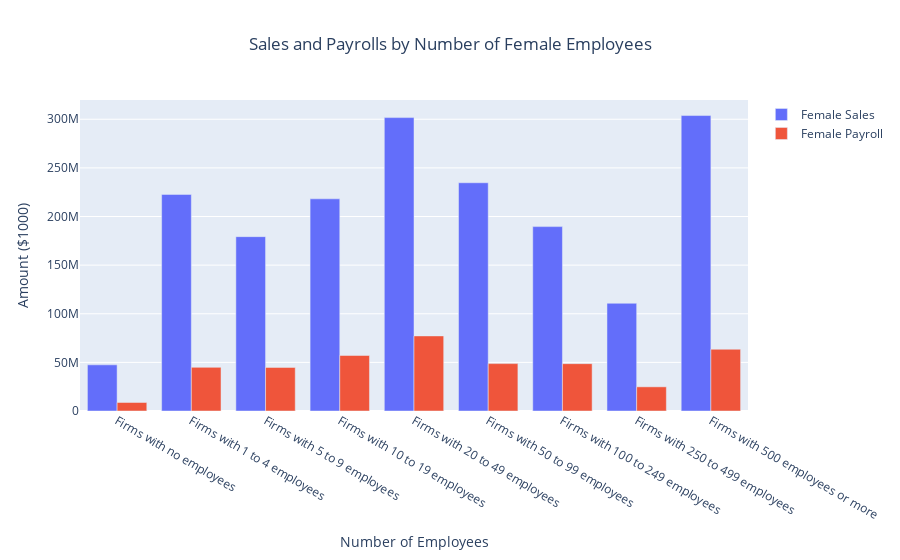

Notebook code cell kept with this figure:
### Markdown cell above
###### Bar chart for female sales and male payroll using Plotly

### Code cell
plot = px.Figure(data=[px.Bar(
    name = 'Female Sales',
    x = label_code,
    y = sales_female
   ),
                       px.Bar(
    name = 'Female Payroll',
    x = label_code,
    y = payroll_female
   )
])
plot.update_layout(title = "Sales and Payrolls by Number of Female Employees", title_x=0.5)
plot.update_layout(xaxis_title="Number of Employees", yaxis_title="Amount ($1000)")
plot.show()

### Figure 1 — Plotly figure (JSON) as saved in the notebook; plotly's stock layout.template omitted (floating-point values rounded to 4 significant figures)
{"data": [{"name": "Female Sales", "type": "bar", "x": ["Firms with no employees", "Firms with 1 to 4 employees", "Firms with 5 to 9 employees", "Firms with 10 to 19 employees", "Firms with 20 to 49 employees", "Firms with 50 to 99 employees", "Firms with 100 to 249 employees", "Firms with 250 to 499 employees", "Firms with 500 employees or more"], "y": [47463228, 222730769, 179280512, 218176483, 301700718, 234710674, 189604449, 110774133, 303813826]}, {"name": "Female Payroll", "type": "bar", "x": ["Firms with no employees", "Firms with 1 to 4 employees", "Firms with 5 to 9 employees", "Firms with 10 to 19 employees", "Firms with 20 to 49 employees", "Firms with 50 to 99 employees", "Firms with 100 to 249 employees", "Firms with 250 to 499 employees", "Firms with 500 employees or more"], "y": [8762911, 44886992, 44822901, 57106171, 77208891, 48730822, 48683078, 24850559, 63499808]}], "layout": {"title": {"text": "Sales and Payrolls by Number of Female Employees", "x": 0.5}, "xaxis": {"title": {"text": "Number of Employees"}}, "yaxis": {"title": {"text": "Amount ($1000)"}}}}
